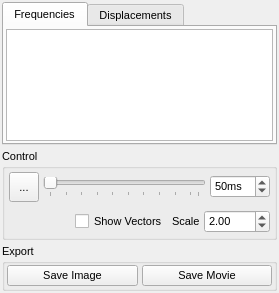
<?xml version="1.0" encoding="UTF-8"?>
<ui version="4.0">
 <class>VibrationsWidget</class>
 <widget class="QDockWidget" name="VibrationsWidget">
  <property name="geometry">
   <rect>
    <x>0</x>
    <y>0</y>
    <width>279</width>
    <height>293</height>
   </rect>
  </property>
  <property name="minimumSize">
   <size>
    <width>279</width>
    <height>293</height>
   </size>
  </property>
  <property name="font">
   <font>
    <pointsize>8</pointsize>
   </font>
  </property>
  <property name="floating">
   <bool>true</bool>
  </property>
  <property name="allowedAreas">
   <set>Qt::NoDockWidgetArea</set>
  </property>
  <property name="windowTitle">
   <string>Vibrations</string>
  </property>
  <widget class="QWidget" name="dockWidgetContents">
   <layout class="QVBoxLayout" name="verticalLayout_3">
    <property name="spacing">
     <number>4</number>
    </property>
    <property name="leftMargin">
     <number>2</number>
    </property>
    <property name="topMargin">
     <number>2</number>
    </property>
    <property name="rightMargin">
     <number>2</number>
    </property>
    <property name="bottomMargin">
     <number>2</number>
    </property>
    <item>
     <widget class="QTabWidget" name="VibrationsTabWidget">
      <property name="currentIndex">
       <number>0</number>
      </property>
      <widget class="QWidget" name="FrequenciesTab">
       <attribute name="title">
        <string>Frequencies</string>
       </attribute>
       <layout class="QVBoxLayout" name="verticalLayout_2">
        <property name="spacing">
         <number>4</number>
        </property>
        <property name="leftMargin">
         <number>2</number>
        </property>
        <property name="topMargin">
         <number>2</number>
        </property>
        <property name="rightMargin">
         <number>2</number>
        </property>
        <property name="bottomMargin">
         <number>2</number>
        </property>
        <item>
         <widget class="QListWidget" name="VibrationsList">
          <property name="sizePolicy">
           <sizepolicy hsizetype="Expanding" vsizetype="Expanding">
            <horstretch>3</horstretch>
            <verstretch>0</verstretch>
           </sizepolicy>
          </property>
          <property name="sizeIncrement">
           <size>
            <width>0</width>
            <height>0</height>
           </size>
          </property>
          <property name="selectionBehavior">
           <enum>QAbstractItemView::SelectRows</enum>
          </property>
         </widget>
        </item>
       </layout>
      </widget>
      <widget class="QWidget" name="DisplacementsTab">
       <attribute name="title">
        <string>Displacements</string>
       </attribute>
       <layout class="QVBoxLayout" name="verticalLayout">
        <property name="spacing">
         <number>4</number>
        </property>
        <property name="leftMargin">
         <number>2</number>
        </property>
        <property name="topMargin">
         <number>2</number>
        </property>
        <property name="rightMargin">
         <number>2</number>
        </property>
        <property name="bottomMargin">
         <number>2</number>
        </property>
        <item>
         <widget class="QTableWidget" name="DisplacementsTable">
          <property name="sizePolicy">
           <sizepolicy hsizetype="Expanding" vsizetype="Expanding">
            <horstretch>0</horstretch>
            <verstretch>0</verstretch>
           </sizepolicy>
          </property>
          <property name="sizeIncrement">
           <size>
            <width>1</width>
            <height>0</height>
           </size>
          </property>
          <property name="selectionMode">
           <enum>QAbstractItemView::SingleSelection</enum>
          </property>
          <property name="selectionBehavior">
           <enum>QAbstractItemView::SelectRows</enum>
          </property>
          <column>
           <property name="text">
            <string>Atom</string>
           </property>
          </column>
          <column>
           <property name="text">
            <string>dX</string>
           </property>
          </column>
          <column>
           <property name="text">
            <string>dY</string>
           </property>
          </column>
          <column>
           <property name="text">
            <string>dZ</string>
           </property>
          </column>
         </widget>
        </item>
       </layout>
      </widget>
     </widget>
    </item>
    <item>
     <widget class="QGroupBox" name="ControlGroup">
      <property name="title">
       <string>Control</string>
      </property>
      <layout class="QVBoxLayout" name="verticalLayout_4">
       <property name="spacing">
        <number>4</number>
       </property>
       <property name="leftMargin">
        <number>2</number>
       </property>
       <property name="topMargin">
        <number>2</number>
       </property>
       <property name="rightMargin">
        <number>2</number>
       </property>
       <property name="bottomMargin">
        <number>2</number>
       </property>
       <item>
        <layout class="QHBoxLayout" name="horizontalLayout_4">
         <property name="spacing">
          <number>4</number>
         </property>
         <property name="leftMargin">
          <number>2</number>
         </property>
         <property name="topMargin">
          <number>2</number>
         </property>
         <property name="rightMargin">
          <number>2</number>
         </property>
         <property name="bottomMargin">
          <number>2</number>
         </property>
         <item>
          <widget class="QToolButton" name="PlayPauseVibration">
           <property name="minimumSize">
            <size>
             <width>30</width>
             <height>30</height>
            </size>
           </property>
           <property name="maximumSize">
            <size>
             <width>30</width>
             <height>30</height>
            </size>
           </property>
           <property name="text">
            <string>...</string>
           </property>
           <property name="icon">
            <iconset resource="icons.qrc">
             <normaloff>:/trajectory/icons/traj_playpause.svg</normaloff>:/trajectory/icons/traj_playpause.svg</iconset>
           </property>
           <property name="iconSize">
            <size>
             <width>16</width>
             <height>16</height>
            </size>
           </property>
           <property name="checkable">
            <bool>true</bool>
           </property>
          </widget>
         </item>
         <item>
          <widget class="QSlider" name="FrameSlider">
           <property name="minimum">
            <number>1</number>
           </property>
           <property name="maximum">
            <number>20</number>
           </property>
           <property name="value">
            <number>1</number>
           </property>
           <property name="orientation">
            <enum>Qt::Horizontal</enum>
           </property>
           <property name="tickPosition">
            <enum>QSlider::TicksBelow</enum>
           </property>
           <property name="tickInterval">
            <number>2</number>
           </property>
          </widget>
         </item>
         <item>
          <widget class="QSpinBox" name="DelaySpin">
           <property name="toolTip">
            <string>Delay between frames when playing</string>
           </property>
           <property name="suffix">
            <string>ms</string>
           </property>
           <property name="maximum">
            <number>200</number>
           </property>
           <property name="value">
            <number>50</number>
           </property>
          </widget>
         </item>
        </layout>
       </item>
       <item>
        <layout class="QHBoxLayout" name="horizontalLayout">
         <property name="spacing">
          <number>4</number>
         </property>
         <property name="leftMargin">
          <number>2</number>
         </property>
         <property name="topMargin">
          <number>2</number>
         </property>
         <property name="rightMargin">
          <number>2</number>
         </property>
         <property name="bottomMargin">
          <number>2</number>
         </property>
         <item>
          <spacer name="horizontalSpacer">
           <property name="orientation">
            <enum>Qt::Horizontal</enum>
           </property>
           <property name="sizeHint" stdset="0">
            <size>
             <width>40</width>
             <height>20</height>
            </size>
           </property>
          </spacer>
         </item>
         <item>
          <widget class="QCheckBox" name="ShowVectorsCheck">
           <property name="text">
            <string>Show Vectors</string>
           </property>
          </widget>
         </item>
         <item>
          <widget class="QLabel" name="label">
           <property name="sizePolicy">
            <sizepolicy hsizetype="Minimum" vsizetype="Preferred">
             <horstretch>0</horstretch>
             <verstretch>0</verstretch>
            </sizepolicy>
           </property>
           <property name="text">
            <string>Scale</string>
           </property>
          </widget>
         </item>
         <item>
          <widget class="QDoubleSpinBox" name="VectorScaleSpin">
           <property name="sizePolicy">
            <sizepolicy hsizetype="Expanding" vsizetype="Fixed">
             <horstretch>0</horstretch>
             <verstretch>0</verstretch>
            </sizepolicy>
           </property>
           <property name="toolTip">
            <string>Scaling factor applied to rendered displacement arrows</string>
           </property>
           <property name="singleStep">
            <double>0.100000000000000</double>
           </property>
           <property name="value">
            <double>2.000000000000000</double>
           </property>
          </widget>
         </item>
        </layout>
       </item>
      </layout>
     </widget>
    </item>
    <item>
     <widget class="QGroupBox" name="SaveFramesGroup">
      <property name="title">
       <string>Export</string>
      </property>
      <layout class="QHBoxLayout" name="horizontalLayout_2">
       <property name="spacing">
        <number>4</number>
       </property>
       <property name="leftMargin">
        <number>2</number>
       </property>
       <property name="topMargin">
        <number>2</number>
       </property>
       <property name="rightMargin">
        <number>2</number>
       </property>
       <property name="bottomMargin">
        <number>2</number>
       </property>
       <item>
        <widget class="QPushButton" name="SaveImageButton">
         <property name="text">
          <string>Save Image</string>
         </property>
         <property name="icon">
          <iconset resource="icons.qrc">
           <normaloff>:/file/icons/file_saveimage.svg</normaloff>:/file/icons/file_saveimage.svg</iconset>
         </property>
        </widget>
       </item>
       <item>
        <widget class="QPushButton" name="SaveMovieButton">
         <property name="text">
          <string>Save Movie</string>
         </property>
         <property name="icon">
          <iconset resource="icons.qrc">
           <normaloff>:/file/icons/file_savefilm.svg</normaloff>:/file/icons/file_savefilm.svg</iconset>
         </property>
        </widget>
       </item>
      </layout>
     </widget>
    </item>
   </layout>
  </widget>
 </widget>
 <resources>
  <include location="icons.qrc"/>
 </resources>
 <connections/>
</ui>
